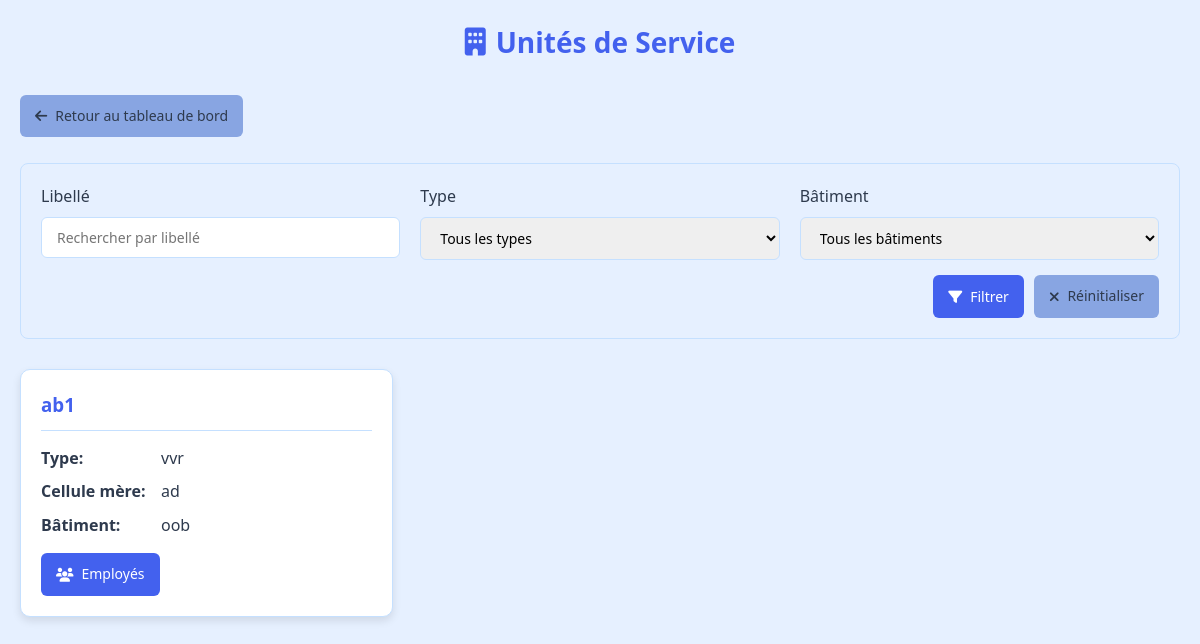
/stage/unities.php, run on an earlier commit of the app's database.
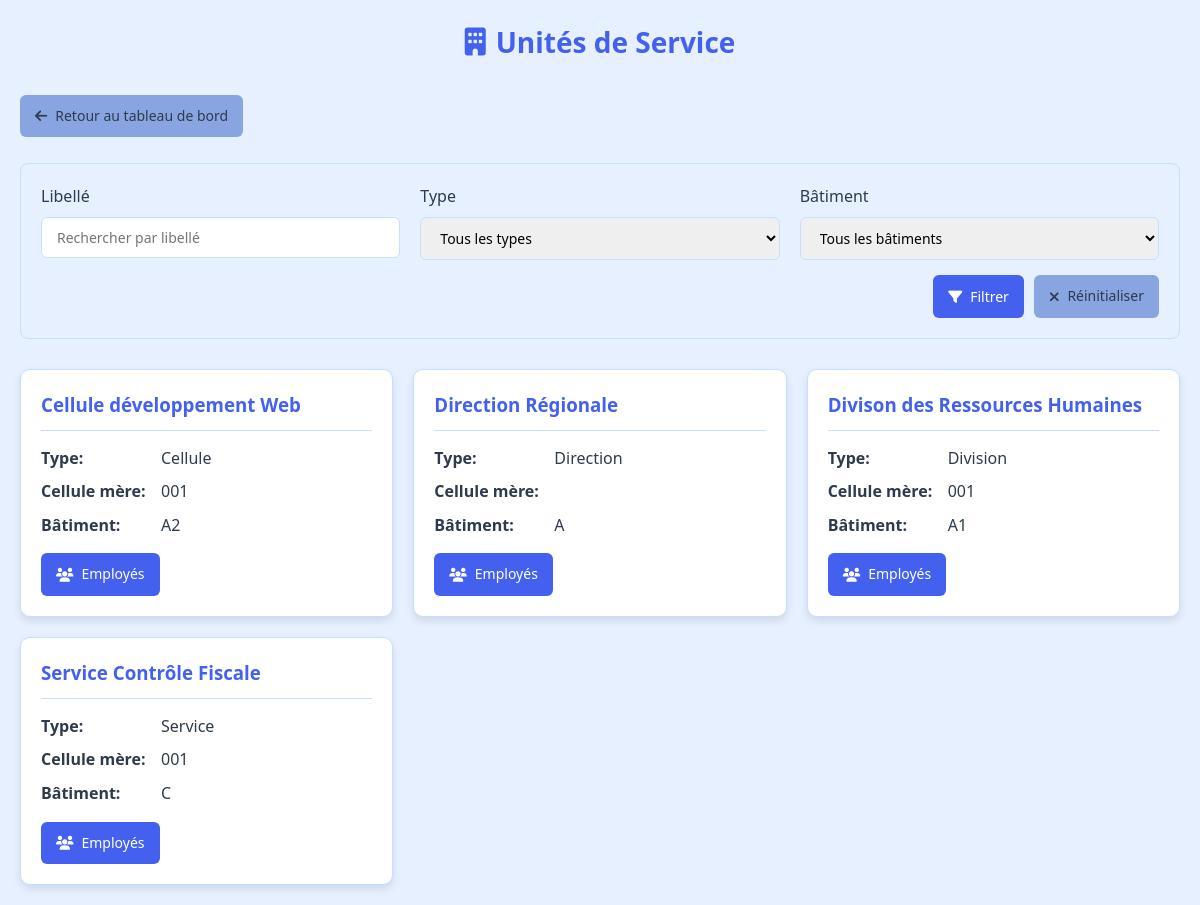
And on a later commit of the database.
### tables this page shows
CREATE TABLE `us` (
  `Code` int(11) NOT NULL,
  `lib` varchar(56) DEFAULT NULL,
  `cellule_mere` varchar(25) DEFAULT NULL,
  `type` varchar(25) DEFAULT NULL,
  `Batiment` varchar(25) DEFAULT NULL,
  `PPR` int(11) DEFAULT NULL
);

### stage/unities.php (the view, shortened to what the changed rows need)
<?php
$db = Database::getInstance()->getConnection();
$view_employees = isset($_GET['view_employees']);
$sql = "SELECT * FROM us WHERE 1=1";
$sql .= " ORDER BY lib";
$stmt = $db->prepare($sql);
$stmt->execute();
$us_list = $stmt->fetchAll(PDO::FETCH_ASSOC);
$current_us = null;
$employees = [];
$role = $_COOKIE['role'];
?>
<!DOCTYPE html>
<html lang="fr">
<head>
    <link href="https://cdnjs.cloudflare.com/ajax/libs/font-awesome/6.4.0/css/all.min.css" rel="stylesheet">
</head>
<body>
    <div class="container">
        <h1>
            <i class="fas fa-building"></i>
            <?= $view_employees ? "Employés de l'Unité de Service" : "Unités de Service" ?>
        </h1>
        <?php if ($view_employees && $current_us): ?>
            <a href="?" class="btn btn-secondary">
                <i class="fas fa-arrow-left"></i> Retour à la liste des unités
            </a>
            <br><br>
            <div class="us-card">
                <h3><?= htmlspecialchars($current_us['lib']) ?></h3>
                <div class="us-info">
                    <p><strong>Type:</strong> <?= htmlspecialchars($current_us['type']) ?></p>
                    <p><strong>Cellule mère:</strong> <?= htmlspecialchars($current_us['cellule_mere']) ?></p>
                    <p><strong>Bâtiment:</strong> <?= htmlspecialchars($current_us['Batiment']) ?></p>
                </div>
                <div class="action-buttons">
                    <?php if ($role === 'admin'): ?>
                        <a href="admin/us.php?PPR=<?= urlencode($us['PPR']) ?>" class="btn btn-warning">
                            <i class="fas fa-edit"></i> Modifier
                        </a>
                        <a href="?delete_ppr=<?= urlencode($us['PPR']) ?>" class="btn btn-danger" onclick="return confirm('Êtes-vous sûr de vouloir supprimer cette unité de service ?')">
                            <i class="fas fa-trash"></i> Supprimer
                        </a>
                    <?php endif; ?>
                </div>
            </div>
            <div class="employees-section">
                <h2><i class="fas fa-users"></i> Employés travaillant dans cette unité</h2>
                <?php if (count($employees) > 0): ?>
                    <div class="employees-list">
                        <?php foreach ($employees as $employee): ?>
                            <div class="employee-card">
                                <div class="employee-photo">
                                    <?php if (!empty($employee['img_profile'])): ?>
                                        <img alt="Photo de profil">
                                    <?php else: ?>
                                        <i class="fas fa-user"></i>
                                    <?php endif; ?>
                                </div>
                                <div class="employee-info">
                                    <div class="employee-name">
                                        <?= htmlspecialchars($employee['prenom']) ?> <?= htmlspecialchars($employee['nom']) ?>
                                    </div>
                                    <div class="employee-position">
                                        <?= htmlspecialchars($employee['fonction']) ?> - <?= htmlspecialchars($employee['grade']) ?>
                                    </div>
                                </div>
                            </div>
                        <?php endforeach; ?>
                    </div>
                <?php else: ?>
                    <div class="no-employees">
                        <i class="fas fa-info-circle"></i> Aucun employé trouvé dans cette unité de service
                    </div>
                <?php endif; ?>
            </div>
        <?php else: ?>
            <br><br>
            <?php if (count($us_list) > 0): ?>
                <div class="us-grid">
                    <?php foreach ($us_list as $us): ?>
                        <div class="us-card">
                            <h3><?= htmlspecialchars($us['lib']) ?></h3>
                            <div class="us-info">
                                <p><strong>Type:</strong> <?= htmlspecialchars($us['type']) ?></p>
                                <p><strong>Cellule mère:</strong> <?= htmlspecialchars($us['cellule_mere']) ?></p>
                                <p><strong>Bâtiment:</strong> <?= htmlspecialchars($us['Batiment']) ?></p>
                            </div>
                            <div class="action-buttons">
                                <a href="?view_employees=true&ppr=<?= urlencode($us['PPR']) ?>" class="btn btn-primary">
                                    <i class="fas fa-users"></i> Employés
                                </a>
                            </div>
                        </div>
                    <?php endforeach; ?>
                </div>
            <?php else: ?>
                <div class="no-results">
                    <i class="fas fa-info-circle"></i> Aucune unité de service trouvée avec les critères sélectionnés
                </div>
            <?php endif; ?>
        <?php endif; ?>
    </div>
</body>
</html>

What changed in the data, as far as the page shows it:
removed us: lib "ab1", type "vvr", cellule_mere "ad", Batiment "oob"
added us: lib "Cellule développement Web", type "Cellule", cellule_mere "001", Batiment "A2"
added us: lib "Direction Régionale", type "Direction", Batiment "A"
added us: lib "Divison des Ressources Humaines", type "Division", cellule_mere "001", Batiment "A1"
added us: lib "Service Contrôle Fiscale", type "Service", cellule_mere "001", Batiment "C"
